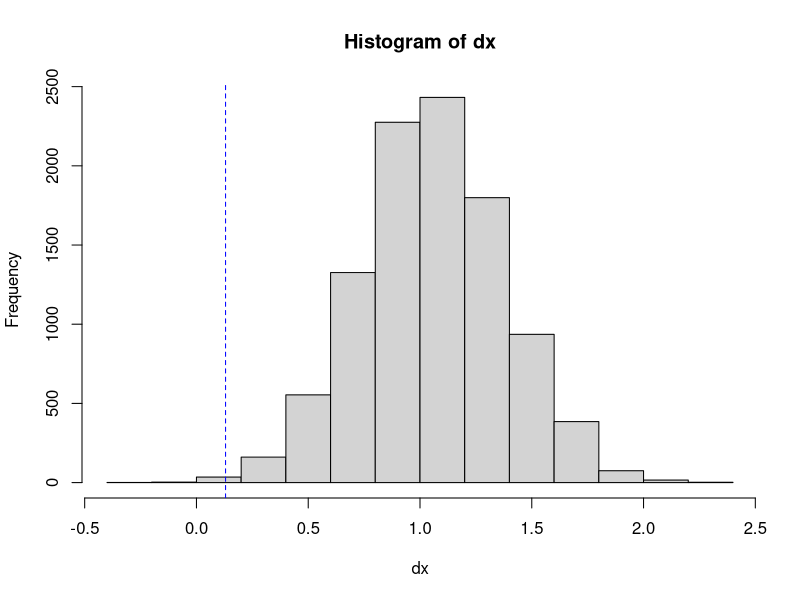

Reproduce this figure in R.
x<-c(0.21,0.10,0.13,0.56)#reference sample
a<-c(x,rnorm(3,mean=mean(x),sd=sd(x)))
no_of_comparisons<-15 #how many comparisons?
alpha<-0.05 #at what alpha to compare??
difference<-1.05 #difference in means
n<-length(a)
alpha<-1-(1-alpha)^(1/no_of_comparisons)#(Sidak correction of alpha)
if(n<8)
{
  print('Sample size less than 8! Calculating chi-squared approximated sigma...')
  s<-sd(a)
  lower.conf<-sqrt((n-1)*s^2/qchisq(0.05,n-1,lower.tail = FALSE))
  upper.conf<-sqrt((n-1)*s^2/qchisq(1-0.05,n-1,lower.tail = FALSE))
}
if (n>=8)
{
  print('Initial sample size sufficient. Estimating sigma nonparametrically with bias-corrected accelerated CI for mad...')
  library('boot')
  std<-function(data,i)
  {
    return(mad(data[i]))
  }
  bootresult<-boot(a,std,R=10^5)
  boot.ci(bootresult, conf = 0.9,type='bca')
  lower.conf<-boot.ci(bootresult, conf = 1-alpha,type='bca')$bca[4]
  upper.conf<-boot.ci(bootresult, conf = 1-alpha,type='bca')$bca[5]
}
sigma<-upper.conf
x1<-numeric()
x2<-numeric()
dx<-numeric()
print('Calculating sample size...Please wait')
for(i in 1:500)
{
  for (k in 1:10^4)
  {
    x1<-rnorm(i,mean=0,sd=sigma)
    x2<-rnorm(i,mean=0+difference,sd=sigma)
    dx[k]<-mean(x2)-mean(x1)
  }
  if (quantile(dx,alpha/2)>0) break
}
hist(dx)
abline(v=quantile(dx,alpha/2),lty=2,col='blue')
if (quantile(dx,alpha/2)<=0)
{
  print('!!!Warning!!! There are >500 samples required!!! Please loosen the requirements and repeat calculations!')
}
alpha #Sidak-adjusted alpha
quantile(dx,alpha/2)
sigma #estimated sigma
i #estimated number of samples (two-sided test)
5*i+length(a)




